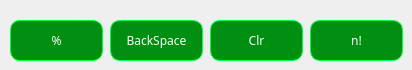
      <widget class="QWidget" name="Oper">
       <attribute name="title">
        <string>Tab 2</string>
       </attribute>
       <widget class="QPushButton" name="Percent">
        <property name="geometry">
         <rect>
          <x>10</x>
          <y>20</y>
          <width>93</width>
          <height>41</height>
         </rect>
        </property>
        <property name="palette">
         <palette>
          <active>
           <colorrole role="Button">
            <brush brushstyle="SolidPattern">
             <color alpha="255">
              <red>0</red>
              <green>143</green>
              <blue>17</blue>
             </color>
            </brush>
           </colorrole>
           <colorrole role="ButtonText">
            <brush brushstyle="SolidPattern">
             <color alpha="255">
              <red>255</red>
              <green>255</green>
              <blue>255</blue>
             </color>
            </brush>
           </colorrole>
           <colorrole role="Base">
            <brush brushstyle="SolidPattern">
             <color alpha="255">
              <red>0</red>
              <green>143</green>
              <blue>17</blue>
             </color>
            </brush>
           </colorrole>
           <colorrole role="Window">
            <brush brushstyle="SolidPattern">
             <color alpha="255">
              <red>0</red>
              <green>143</green>
              <blue>17</blue>
             </color>
            </brush>
           </colorrole>
          </active>
          <inactive>
           <colorrole role="Button">
            <brush brushstyle="SolidPattern">
             <color alpha="255">
              <red>0</red>
              <green>143</green>
              <blue>17</blue>
             </color>
            </brush>
           </colorrole>
           <colorrole role="ButtonText">
            <brush brushstyle="SolidPattern">
             <color alpha="255">
              <red>255</red>
              <green>255</green>
              <blue>255</blue>
             </color>
            </brush>
           </colorrole>
           <colorrole role="Base">
            <brush brushstyle="SolidPattern">
             <color alpha="255">
              <red>0</red>
              <green>143</green>
              <blue>17</blue>
             </color>
            </brush>
           </colorrole>
           <colorrole role="Window">
            <brush brushstyle="SolidPattern">
             <color alpha="255">
              <red>0</red>
              <green>143</green>
              <blue>17</blue>
             </color>
            </brush>
           </colorrole>
          </inactive>
          <disabled>
           <colorrole role="Button">
            <brush brushstyle="SolidPattern">
             <color alpha="255">
              <red>0</red>
              <green>143</green>
              <blue>17</blue>
             </color>
            </brush>
           </colorrole>
           <colorrole role="ButtonText">
            <brush brushstyle="SolidPattern">
             <color alpha="255">
              <red>120</red>
              <green>120</green>
              <blue>120</blue>
             </color>
            </brush>
           </colorrole>
           <colorrole role="Base">
            <brush brushstyle="SolidPattern">
             <color alpha="255">
              <red>0</red>
              <green>143</green>
              <blue>17</blue>
             </color>
            </brush>
           </colorrole>
           <colorrole role="Window">
            <brush brushstyle="SolidPattern">
             <color alpha="255">
              <red>0</red>
              <green>143</green>
              <blue>17</blue>
             </color>
            </brush>
           </colorrole>
          </disabled>
         </palette>
        </property>
        <property name="font">
         <font>
          <family>Sanskrit Text</family>
         </font>
        </property>
        <property name="styleSheet">
         <string notr="true">QPushButton{
	background-color: #008F11;
	border: 1px solid #00FF41;
	border-radius: 10px;
	padding: 10px;
}
QPushButton:pressed{
	background-color: #A9A9A9;
	border: 1px solid #00FF41;
	border-radius: 10px;
	padding: 10px;
}</string>
        </property>
        <property name="text">
         <string>%</string>
        </property>
       </widget>
       <widget class="QPushButton" name="BackSpace">
        <property name="geometry">
         <rect>
          <x>110</x>
          <y>20</y>
          <width>93</width>
          <height>41</height>
         </rect>
        </property>
        <property name="palette">
         <palette>
          <active>
           <colorrole role="Button">
            <brush brushstyle="SolidPattern">
             <color alpha="255">
              <red>0</red>
              <green>143</green>
              <blue>17</blue>
             </color>
            </brush>
           </colorrole>
           <colorrole role="ButtonText">
            <brush brushstyle="SolidPattern">
             <color alpha="255">
              <red>255</red>
              <green>255</green>
              <blue>255</blue>
             </color>
            </brush>
           </colorrole>
           <colorrole role="Base">
            <brush brushstyle="SolidPattern">
             <color alpha="255">
              <red>0</red>
              <green>143</green>
              <blue>17</blue>
             </color>
            </brush>
           </colorrole>
           <colorrole role="Window">
            <brush brushstyle="SolidPattern">
             <color alpha="255">
              <red>0</red>
              <green>143</green>
              <blue>17</blue>
             </color>
            </brush>
           </colorrole>
          </active>
          <inactive>
           <colorrole role="Button">
            <brush brushstyle="SolidPattern">
             <color alpha="255">
              <red>0</red>
              <green>143</green>
              <blue>17</blue>
             </color>
            </brush>
           </colorrole>
           <colorrole role="ButtonText">
            <brush brushstyle="SolidPattern">
             <color alpha="255">
              <red>255</red>
              <green>255</green>
              <blue>255</blue>
             </color>
            </brush>
           </colorrole>
           <colorrole role="Base">
            <brush brushstyle="SolidPattern">
             <color alpha="255">
              <red>0</red>
              <green>143</green>
              <blue>17</blue>
             </color>
            </brush>
           </colorrole>
           <colorrole role="Window">
            <brush brushstyle="SolidPattern">
             <color alpha="255">
              <red>0</red>
              <green>143</green>
              <blue>17</blue>
             </color>
            </brush>
           </colorrole>
          </inactive>
          <disabled>
           <colorrole role="Button">
            <brush brushstyle="SolidPattern">
             <color alpha="255">
              <red>0</red>
              <green>143</green>
              <blue>17</blue>
             </color>
            </brush>
           </colorrole>
           <colorrole role="ButtonText">
            <brush brushstyle="SolidPattern">
             <color alpha="255">
              <red>120</red>
              <green>120</green>
              <blue>120</blue>
             </color>
            </brush>
           </colorrole>
           <colorrole role="Base">
            <brush brushstyle="SolidPattern">
             <color alpha="255">
              <red>0</red>
              <green>143</green>
              <blue>17</blue>
             </color>
            </brush>
           </colorrole>
           <colorrole role="Window">
            <brush brushstyle="SolidPattern">
             <color alpha="255">
              <red>0</red>
              <green>143</green>
              <blue>17</blue>
             </color>
            </brush>
           </colorrole>
          </disabled>
         </palette>
        </property>
        <property name="font">
         <font>
          <family>Sanskrit Text</family>
         </font>
        </property>
        <property name="styleSheet">
         <string notr="true">QPushButton{
	background-color: #008F11;
	border: 1px solid #00FF41;
	border-radius: 10px;
	padding: 10px;
}
QPushButton:pressed{
	background-color: #A9A9A9;
	border: 1px solid #00FF41;
	border-radius: 10px;
	padding: 10px;
}</string>
        </property>
        <property name="text">
         <string>BackSpace</string>
        </property>
       </widget>
       <widget class="QPushButton" name="ClearScreen">
        <property name="geometry">
         <rect>
          <x>210</x>
          <y>20</y>
          <width>93</width>
          <height>41</height>
         </rect>
        </property>
        <property name="palette">
         <palette>
          <active>
           <colorrole role="Button">
            <brush brushstyle="SolidPattern">
             <color alpha="255">
              <red>0</red>
              <green>143</green>
              <blue>17</blue>
             </color>
            </brush>
           </colorrole>
           <colorrole role="ButtonText">
            <brush brushstyle="SolidPattern">
             <color alpha="255">
              <red>255</red>
              <green>255</green>
              <blue>255</blue>
             </color>
            </brush>
           </colorrole>
           <colorrole role="Base">
            <brush brushstyle="SolidPattern">
             <color alpha="255">
              <red>0</red>
              <green>143</green>
              <blue>17</blue>
             </color>
            </brush>
           </colorrole>
           <colorrole role="Window">
            <brush brushstyle="SolidPattern">
             <color alpha="255">
              <red>0</red>
              <green>143</green>
              <blue>17</blue>
             </color>
            </brush>
           </colorrole>
          </active>
          <inactive>
           <colorrole role="Button">
            <brush brushstyle="SolidPattern">
             <color alpha="255">
              <red>0</red>
              <green>143</green>
              <blue>17</blue>
             </color>
            </brush>
           </colorrole>
           <colorrole role="ButtonText">
            <brush brushstyle="SolidPattern">
             <color alpha="255">
              <red>255</red>
              <green>255</green>
              <blue>255</blue>
             </color>
            </brush>
           </colorrole>
           <colorrole role="Base">
            <brush brushstyle="SolidPattern">
             <color alpha="255">
              <red>0</red>
              <green>143</green>
              <blue>17</blue>
             </color>
            </brush>
           </colorrole>
           <colorrole role="Window">
            <brush brushstyle="SolidPattern">
             <color alpha="255">
              <red>0</red>
              <green>143</green>
              <blue>17</blue>
             </color>
            </brush>
           </colorrole>
          </inactive>
          <disabled>
           <colorrole role="Button">
            <brush brushstyle="SolidPattern">
             <color alpha="255">
              <red>0</red>
              <green>143</green>
              <blue>17</blue>
             </color>
            </brush>
           </colorrole>
           <colorrole role="ButtonText">
            <brush brushstyle="SolidPattern">
             <color alpha="255">
              <red>120</red>
              <green>120</green>
              <blue>120</blue>
             </color>
            </brush>
           </colorrole>
           <colorrole role="Base">
            <brush brushstyle="SolidPattern">
             <color alpha="255">
              <red>0</red>
              <green>143</green>
              <blue>17</blue>
             </color>
            </brush>
           </colorrole>
           <colorrole role="Window">
            <brush brushstyle="SolidPattern">
             <color alpha="255">
              <red>0</red>
              <green>143</green>
              <blue>17</blue>
             </color>
            </brush>
           </colorrole>
          </disabled>
         </palette>
        </property>
        <property name="font">
         <font>
          <family>Sanskrit Text</family>
         </font>
        </property>
        <property name="styleSheet">
         <string notr="true">QPushButton{
	background-color: #008F11;
	border: 1px solid #00FF41;
	border-radius: 10px;
	padding: 10px;
}
QPushButton:pressed{
	background-color: #A9A9A9;
	border: 1px solid #00FF41;
	border-radius: 10px;
	padding: 10px;
}</string>
        </property>
        <property name="text">
         <string>Clr</string>
        </property>
       </widget>
       <widget class="QPushButton" name="Factorial">
        <property name="geometry">
         <rect>
          <x>310</x>
          <y>20</y>
          <width>93</width>
          <height>41</height>
         </rect>
        </property>
        <property name="palette">
         <palette>
          <active>
           <colorrole role="Button">
            <brush brushstyle="SolidPattern">
             <color alpha="255">
              <red>0</red>
              <green>143</green>
              <blue>17</blue>
             </color>
            </brush>
           </colorrole>
           <colorrole role="ButtonText">
            <brush brushstyle="SolidPattern">
             <color alpha="255">
              <red>255</red>
              <green>255</green>
              <blue>255</blue>
             </color>
            </brush>
           </colorrole>
           <colorrole role="Base">
            <brush brushstyle="SolidPattern">
             <color alpha="255">
              <red>0</red>
              <green>143</green>
              <blue>17</blue>
             </color>
            </brush>
           </colorrole>
           <colorrole role="Window">
            <brush brushstyle="SolidPattern">
             <color alpha="255">
              <red>0</red>
              <green>143</green>
              <blue>17</blue>
             </color>
            </brush>
           </colorrole>
          </active>
          <inactive>
           <colorrole role="Button">
            <brush brushstyle="SolidPattern">
             <color alpha="255">
              <red>0</red>
              <green>143</green>
              <blue>17</blue>
             </color>
            </brush>
           </colorrole>
           <colorrole role="ButtonText">
            <brush brushstyle="SolidPattern">
             <color alpha="255">
              <red>255</red>
              <green>255</green>
              <blue>255</blue>
             </color>
            </brush>
           </colorrole>
           <colorrole role="Base">
            <brush brushstyle="SolidPattern">
             <color alpha="255">
              <red>0</red>
              <green>143</green>
              <blue>17</blue>
             </color>
            </brush>
           </colorrole>
           <colorrole role="Window">
            <brush brushstyle="SolidPattern">
             <color alpha="255">
              <red>0</red>
              <green>143</green>
              <blue>17</blue>
             </color>
            </brush>
           </colorrole>
          </inactive>
          <disabled>
           <colorrole role="Button">
            <brush brushstyle="SolidPattern">
             <color alpha="255">
              <red>0</red>
              <green>143</green>
              <blue>17</blue>
             </color>
            </brush>
           </colorrole>
           <colorrole role="ButtonText">
            <brush brushstyle="SolidPattern">
             <color alpha="255">
              <red>120</red>
              <green>120</green>
              <blue>120</blue>
             </color>
            </brush>
           </colorrole>
           <colorrole role="Base">
            <brush brushstyle="SolidPattern">
             <color alpha="255">
              <red>0</red>
              <green>143</green>
              <blue>17</blue>
             </color>
            </brush>
           </colorrole>
           <colorrole role="Window">
            <brush brushstyle="SolidPattern">
             <color alpha="255">
              <red>0</red>
              <green>143</green>
              <blue>17</blue>
             </color>
            </brush>
           </colorrole>
          </disabled>
         </palette>
        </property>
        <property name="font">
         <font>
          <family>Sanskrit Text</family>
         </font>
        </property>
        <property name="styleSheet">
         <string notr="true">QPushButton{
	background-color: #008F11;
	border: 1px solid #00FF41;
	border-radius: 10px;
	padding: 10px;
}
QPushButton:pressed{
	background-color: #A9A9A9;
	border: 1px solid #00FF41;
	border-radius: 10px;
	padding: 10px;
}</string>
        </property>
        <property name="text">
         <string>n!</string>
        </property>
       </widget>
      </widget>
